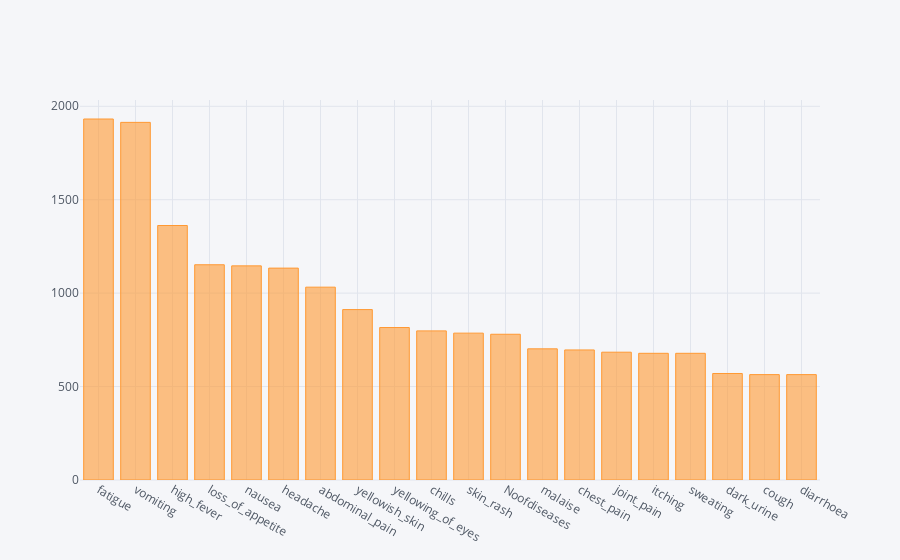

The code cell stored with this chart in its notebook:
### Code cell
#top 20 most common diseases
disyes[:20].iplot(kind='bar',x='index')

### Figure 1 — Plotly figure (JSON) as saved in the notebook; plotly's stock layout.template omitted (floating-point values rounded to 4 significant figures)
{"data": [{"marker": {"color": "rgba(255, 153, 51, 0.6)", "line": {"color": "rgba(255, 153, 51, 1.0)", "width": 1}}, "name": "1", "orientation": "v", "text": "", "type": "bar", "uid": "809600fd-8633-4eb7-9f07-cd8c61ab4dd3", "x": ["fatigue", "vomiting", "high_fever", "loss_of_appetite", "nausea", "headache", "abdominal_pain", "yellowish_skin", "yellowing_of_eyes", "chills", "skin_rash", "Noofdiseases", "malaise", "chest_pain", "joint_pain", "itching", "sweating", "dark_urine", "cough", "diarrhoea"], "y": [1932, 1914, 1362, 1152, 1146, 1134, 1032, 912, 816, 798, 786, 780, 702, 696, 684, 678, 678, 570, 564, 564]}], "layout": {"legend": {"bgcolor": "#F5F6F9", "font": {"color": "#4D5663"}}, "paper_bgcolor": "#F5F6F9", "plot_bgcolor": "#F5F6F9", "title": {"font": {"color": "#4D5663"}}, "xaxis": {"gridcolor": "#E1E5ED", "showgrid": true, "tickfont": {"color": "#4D5663"}, "title": {"font": {"color": "#4D5663"}, "text": ""}, "zerolinecolor": "#E1E5ED"}, "yaxis": {"gridcolor": "#E1E5ED", "showgrid": true, "tickfont": {"color": "#4D5663"}, "title": {"font": {"color": "#4D5663"}, "text": ""}, "zerolinecolor": "#E1E5ED"}}}
